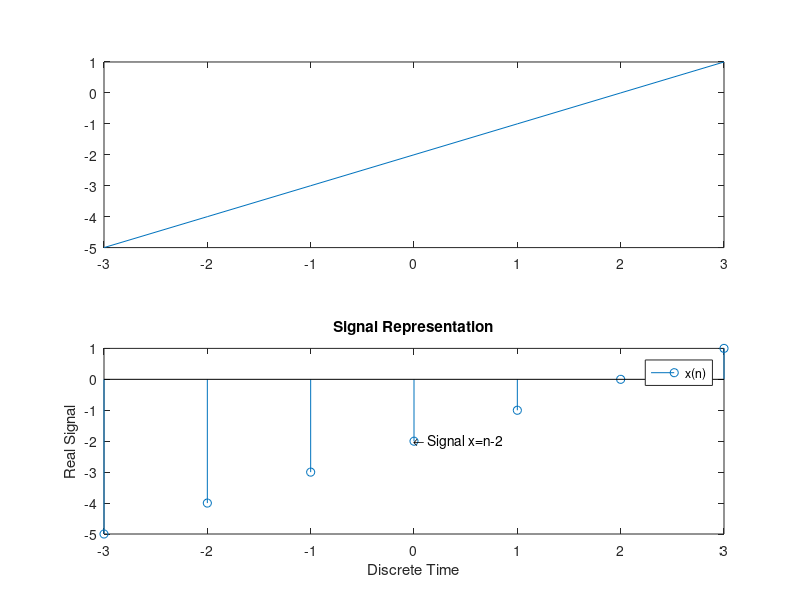

Reproduce this figure in MATLAB.
%lab 1.1.1
format compact
close all;
clear;
clc;

n=-3:3;
x=n-2;
disp(x);
display(x);
figure();
subplot(2,1,1);
plot(n,x); %for continous representation
hold on;
subplot(2,1,2);
stem(n,x); %for discrete representation
xlabel('Discrete Time');
ylabel('Real Signal');
axis([-3 3 -5 1]); %set axis value limits
title('Signal Representation'); %give title
text(0,-2,'\leftarrow Signal x=n-2'); %print text on diagram
legend('x(n)');
hold off;


